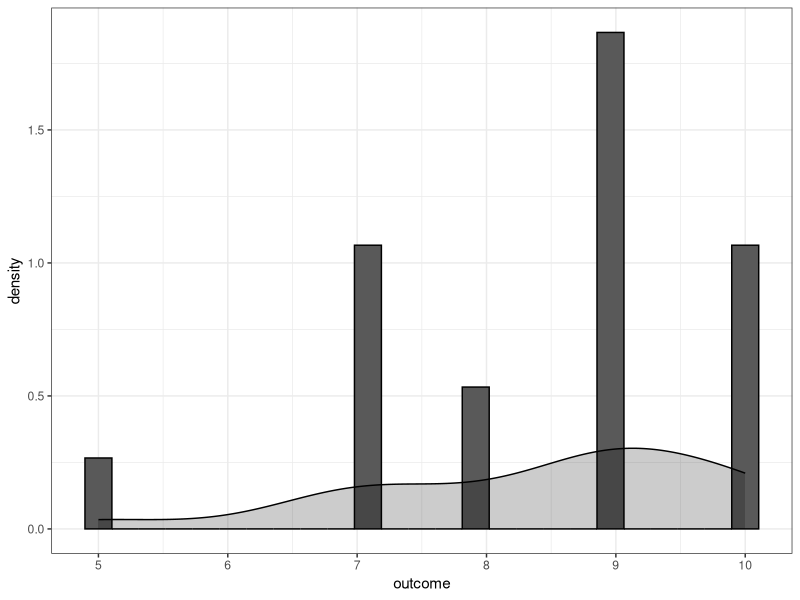
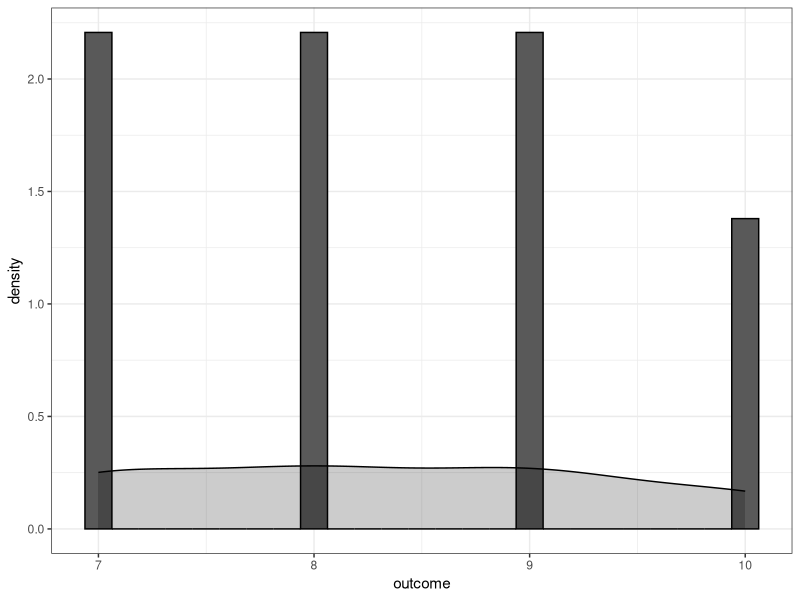

Source code (R) for these figures, in order: (Note: this script raises an error after producing the figures.)
## ---- chunk 1
knitr::opts_chunk$set(echo = TRUE)
## ---- chunk 2
library(tidyverse)
data <- read.csv("../data/agile/survey.csv")
head(data)




plt <- ggplot(data[data$type=="Structured",],aes(outcome)) + 
  geom_histogram(aes(y = ..density..), bins=25,color="black")+
  geom_density(aes(y = ..density..),color="black",fill="black", alpha=.2,stat = 'density')+
  theme_bw()
  
plt
shapiro.test(data$outcome[data$type=="Structured"])


plt <- ggplot(data[data$type=="Agile",],aes(outcome)) + 
  geom_histogram(aes(y = ..density..), bins=25,color="black")+
  geom_density(aes(y = ..density..),color="black",fill="black", alpha=.2,stat = 'density')+
  theme_bw()
  
plt
shapiro.test(data$outcome[data$type=="Agile"])


#HERE IS THE U TEST THEY DID
wilcox.test(data$outcome[data$type=="Agile"],data$outcome[data$type=="Structured"])


# larger scale study they ran, we will do the bayesian analysis here
itp <- read.csv("../data/agile/itproj.csv")
head(itp)

## ---- chunk 3
itp <- read.csv("../data/agile/itproj.csv")
head(itp)
levels <- levels(itp$success)
replace <- c("",1,11,21,31,41,51,61,71,81,91,NA,NA)

for( i in 1:length(replace)){
  itp <- data.frame(lapply(itp, function(x) {
                  gsub(levels[i], replace[i], x)
              }))
}

itp$success <- as.numeric(as.character(itp$success))
itp$failure <- as.numeric(as.character(itp$failure))
itp$challenge <- as.numeric(as.character(itp$challenge))
summary <-data.frame()

for (i in levels(itp$type)){
  print(i)
  summary <-itp[itp$type==i,] %>%
  summarize(type=i,mean_fail = mean(na.omit(failure)),mean_chal = mean(na.omit(challenge)), mean_suc = mean(na.omit(success))) %>%
 bind_rows(.,summary)
}

wilcox.test(itp$success[itp$type=="A"],itp$success[itp$type=="T"])
wilcox.test(itp$failure[itp$type=="A"],itp$failure[itp$type=="T"])
wilcox.test(itp$challenge[itp$type=="A"],itp$challenge[itp$type=="T"])
